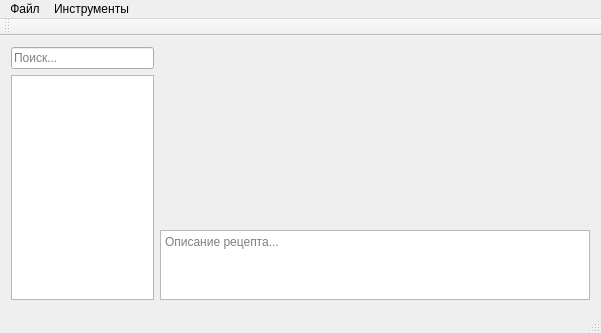
<?xml version="1.0" encoding="UTF-8"?>
<ui version="4.0">
 <class>MainWindow</class>
 <widget class="QMainWindow" name="MainWindow">
  <property name="geometry">
   <rect>
    <x>0</x>
    <y>0</y>
    <width>601</width>
    <height>333</height>
   </rect>
  </property>
  <property name="windowTitle">
   <string>MainWindow</string>
  </property>
  <widget class="QWidget" name="centralWidget">
   <layout class="QHBoxLayout" name="horizontalLayout" stretch="1,3">
    <item>
     <layout class="QVBoxLayout" name="verticalLayout" stretch="1,5">
      <item>
       <widget class="QLineEdit" name="searchLineEdit">
        <property name="placeholderText">
         <string>Поиск...</string>
        </property>
       </widget>
      </item>
      <item>
       <widget class="QListWidget" name="recipeListWidget"/>
      </item>
     </layout>
    </item>
    <item>
     <layout class="QVBoxLayout" name="verticalLayout_2" stretch="3,1">
      <item>
       <widget class="ViewImages" name="widgetImgs" native="true"/>
      </item>
      <item>
       <widget class="QTextBrowser" name="descriptTextEdit">
        <property name="placeholderText">
         <string>Описание рецепта...</string>
        </property>
       </widget>
      </item>
     </layout>
    </item>
   </layout>
  </widget>
  <widget class="QMenuBar" name="menuBar">
   <property name="geometry">
    <rect>
     <x>0</x>
     <y>0</y>
     <width>601</width>
     <height>21</height>
    </rect>
   </property>
   <widget class="QMenu" name="menuFile">
    <property name="title">
     <string>Файл</string>
    </property>
    <addaction name="actSaveBook"/>
    <addaction name="actSaveBookAs"/>
    <addaction name="actLoadBook"/>
    <addaction name="separator"/>
    <addaction name="actExportRec"/>
    <addaction name="separator"/>
    <addaction name="actExit"/>
   </widget>
   <widget class="QMenu" name="menuTools">
    <property name="title">
     <string>Инструменты</string>
    </property>
    <widget class="QMenu" name="menuSearch">
     <property name="title">
      <string>Поиск</string>
     </property>
     <addaction name="actSearchTag"/>
     <addaction name="actSearchIngrs"/>
     <addaction name="actSearchExt"/>
    </widget>
    <addaction name="actAddRec"/>
    <addaction name="separator"/>
    <addaction name="menuSearch"/>
   </widget>
   <addaction name="menuFile"/>
   <addaction name="menuTools"/>
  </widget>
  <widget class="QToolBar" name="mainToolBar">
   <attribute name="toolBarArea">
    <enum>TopToolBarArea</enum>
   </attribute>
   <attribute name="toolBarBreak">
    <bool>false</bool>
   </attribute>
  </widget>
  <widget class="QStatusBar" name="statusBar"/>
  <action name="actSaveBook">
   <property name="text">
    <string>Сохранить книгу</string>
   </property>
   <property name="shortcut">
    <string>Ctrl+S</string>
   </property>
  </action>
  <action name="actLoadBook">
   <property name="text">
    <string>Загрузить книгу</string>
   </property>
   <property name="shortcut">
    <string>Ctrl+L</string>
   </property>
  </action>
  <action name="actExportRec">
   <property name="text">
    <string>Экспортировать рецепт</string>
   </property>
   <property name="shortcut">
    <string>Ctrl+E</string>
   </property>
  </action>
  <action name="actExit">
   <property name="text">
    <string>Выход</string>
   </property>
  </action>
  <action name="actAddRec">
   <property name="text">
    <string>Добавить рецепт</string>
   </property>
  </action>
  <action name="actSearchTag">
   <property name="text">
    <string>Поиск по тэгу</string>
   </property>
  </action>
  <action name="actSearchIngrs">
   <property name="text">
    <string>Поиск по ингридиентам</string>
   </property>
  </action>
  <action name="actSearchExt">
   <property name="text">
    <string>Расширенный поиск</string>
   </property>
  </action>
  <action name="actSaveBookAs">
   <property name="text">
    <string>Сохранить книгу как...</string>
   </property>
  </action>
 </widget>
 <layoutdefault spacing="6" margin="11"/>
 <customwidgets>
  <customwidget>
   <class>ViewImages</class>
   <extends>QWidget</extends>
   <header location="global">viewimages.h</header>
   <container>1</container>
  </customwidget>
 </customwidgets>
 <resources/>
 <connections/>
</ui>
